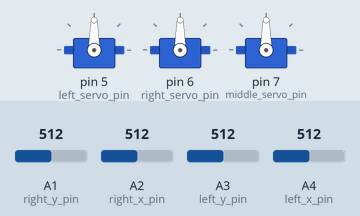
Simulated run of this sketch. Board: Arduino Uno, built with avr-gcc and run on an emulated ATmega328P. Parts: 3 × servo. Inputs (shaded band) come from the test bench; at power-on: A1 (right_y_pin) = 512, A3 (left_y_pin) = 512, A4 (left_x_pin) = 512, A2 (right_x_pin) = 512.

Above: at 1.2 s.
1.3 s: A1 (right_y_pin) set to 424
2.8 s: A1 (right_y_pin) set to 400
At 3.4 s:
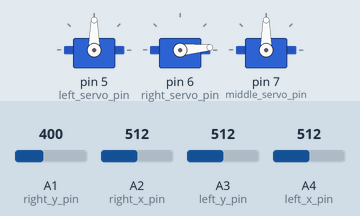
4.3 s: A3 (left_y_pin) set to 429
5.8 s: A3 (left_y_pin) set to 400
At 7.0 s:
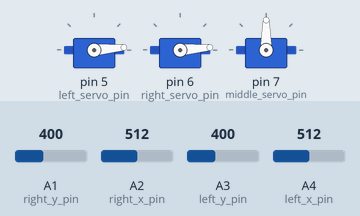
7.3 s: A4 (left_x_pin) set to 428
8.8 s: A4 (left_x_pin) set to 397
At 9.2 s:
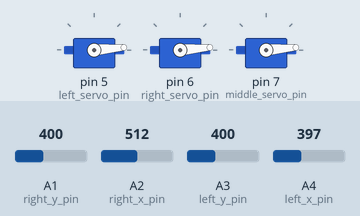
Timing chart, 0 to 11.3 s (numbered marks = the images above; inputs shaded):
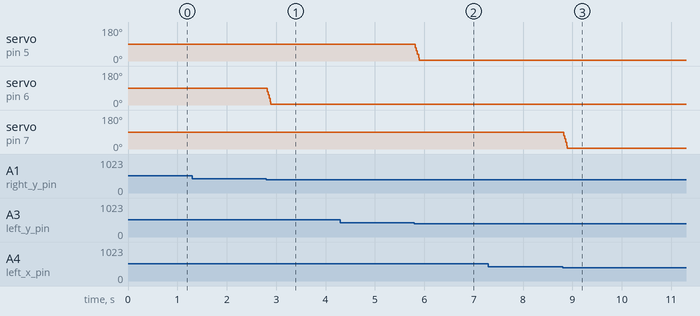

The sketch:

main.ino
```cpp
#include <Arduino.h>
#include <Servo.h>

// pins du joystick gauche
const int left_x_pin = A4;
const int left_y_pin = A3;

// pins du joystick droit
const int right_x_pin = A2;
const int right_y_pin = A1;

// pins des servomoteurs
const int left_servo_pin = 5;
const int right_servo_pin = 6;
const int middle_servo_pin = 7;

// positions des servomoteurs
float left_servo_position = 90;
float right_servo_position = 90;
float middle_servo_position = 90;

// Initialisation des servomoteurs
Servo left_servo;
Servo right_servo;
Servo middle_servo;

// initialisation du moteur principal
const int main_engine_power_pin = 3;
const int main_engine_direction_pin = 12;

void setup() {
    // Initialisation de la communication série pour le débogage
    Serial.begin(19200);

    // Initialisation des servomoteurs
    left_servo.attach(left_servo_pin);
    right_servo.attach(right_servo_pin);
    middle_servo.attach(middle_servo_pin);

    // servos en position neutre
    left_servo.write(left_servo_position);
    right_servo.write(right_servo_position);
    middle_servo.write(middle_servo_position);
}

void loop() {
    // Déclarer des variables pour stocker des sens de mouvements (-1, 0, 1)
    float left_x = 0;
    float left_y = 0;
    float right_x = 0;
    float right_y = 0;

    // Lire les valeurs des joysticks (avec une tolérance de 100 autour de la valeur neutre de 512) - axes Y inversés
    left_x = (analogRead(left_x_pin) > 612) ? 1 : (analogRead(left_x_pin) < 412) ? -1 : 0;
    left_y = (analogRead(left_y_pin) > 612) ? -1 : (analogRead(left_y_pin) < 412) ? 1 : 0;
    right_x = (analogRead(right_x_pin) > 612) ? 1 : (analogRead(right_x_pin) < 412) ? -1 : 0;
    right_y = (analogRead(right_y_pin) > 612) ? 1 : (analogRead(right_y_pin) < 412) ? -1 : 0;

    // lecture du moniteur série
    if (Serial.available() > 0) {
        // Lire les valeurs des servomoteurs
        char data[5];
        Serial.readBytesUntil('\n', data, 5);
        Serial.println(data);
        left_x += (data[0] == '1') ? 1 : (data[0] == '2') ? -1 : 0;
        left_y += (data[1] == '1') ? 1 : (data[1] == '2') ? -1 : 0;
        right_x += (data[2] == '1') ? 1 : (data[2] == '2') ? -1 : 0;
        right_y += (data[3] == '1') ? 1 : (data[3] == '2') ? -1 : 0;
    }

    /* Serial.print(left_x);
    Serial.print(";");
    Serial.print(left_y);
    Serial.print(";");
    Serial.print(right_x);
    Serial.print(";");
    Serial.print(right_y);
    Serial.print(";");
    Serial.print(left_servo_position);
    Serial.print(";");
    Serial.print(right_servo_position);
    Serial.print(";");
    Serial.println(middle_servo_position); */


    /*
    Liens axes => moteurs:
        - Axe X gauche => servomoteur central
        - Axe Y gauche => servomoteur gauche
        - Axe X droit => moteur principal
        - Axe Y droit => servomoteur droit
    */

    // incrémentation des valeurs des servomoteurs
    left_servo_position = constrain(left_servo_position - left_y, 5, 175);
    right_servo_position = constrain(right_servo_position + right_y, 5, 175);
    middle_servo_position = constrain(middle_servo_position + left_x, 5, 175);

    // Mise à jour des servomoteurs
    left_servo.write(left_servo_position);
    right_servo.write(right_servo_position);
    middle_servo.write(middle_servo_position);

    // Mise à jour du moteur principal
    digitalWrite(main_engine_direction_pin, (right_x == 1) ? LOW : HIGH);
    analogWrite(main_engine_power_pin, right_x == 0 ? 0 : 255);

}
```

Measured:
- the behaviour switches between 412 and 411 on A1 (right_y_pin) (found by bisection; images 0 and 1)
- the behaviour switches between 412 and 411 on A3 (left_y_pin) (found by bisection; images 1 and 2)
- the behaviour switches between 412 and 411 on A4 (left_x_pin) (found by bisection; images 2 and 3)
- after the input at 1.3 s, every drawn part: stays the same
- after the input at 2.8 s, servo on pin 6 (right_servo_pin): 90° → 5° at once
- after the input at 4.3 s, every drawn part: stays the same
- after the input at 5.8 s, servo on pin 5 (left_servo_pin): 90° → 5° at once
- after the input at 7.3 s, every drawn part: stays the same
- after the input at 8.8 s, servo on pin 7 (middle_servo_pin): 90° → 5° at once
